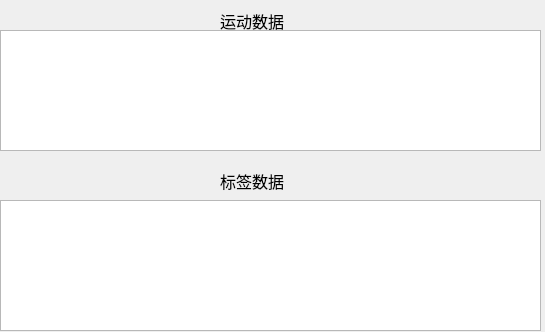
<?xml version="1.0" encoding="UTF-8"?>
<ui version="4.0">
 <class>Form</class>
 <widget class="QWidget" name="Form">
  <property name="geometry">
   <rect>
    <x>0</x>
    <y>0</y>
    <width>545</width>
    <height>332</height>
   </rect>
  </property>
  <property name="windowTitle">
   <string>Form</string>
  </property>
  <widget class="QTextEdit" name="textEdit">
   <property name="geometry">
    <rect>
     <x>0</x>
     <y>30</y>
     <width>541</width>
     <height>121</height>
    </rect>
   </property>
  </widget>
  <widget class="QLabel" name="label">
   <property name="geometry">
    <rect>
     <x>220</x>
     <y>10</y>
     <width>71</width>
     <height>21</height>
    </rect>
   </property>
   <property name="font">
    <font>
     <pointsize>12</pointsize>
    </font>
   </property>
   <property name="text">
    <string>运动数据</string>
   </property>
  </widget>
  <widget class="QTextEdit" name="textEdit_2">
   <property name="geometry">
    <rect>
     <x>0</x>
     <y>200</y>
     <width>541</width>
     <height>131</height>
    </rect>
   </property>
  </widget>
  <widget class="QLabel" name="label_2">
   <property name="geometry">
    <rect>
     <x>220</x>
     <y>170</y>
     <width>71</width>
     <height>21</height>
    </rect>
   </property>
   <property name="font">
    <font>
     <pointsize>12</pointsize>
    </font>
   </property>
   <property name="text">
    <string>标签数据</string>
   </property>
  </widget>
 </widget>
 <resources/>
 <connections/>
</ui>
